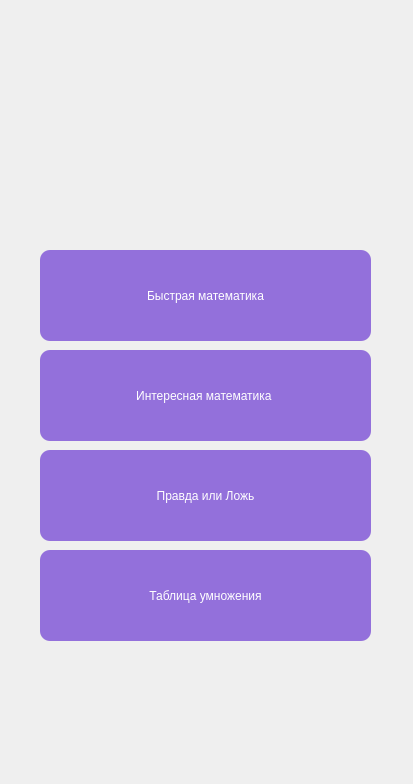
<?xml version="1.0" encoding="UTF-8"?>
<ui version="4.0">
 <class>three</class>
 <widget class="QDialog" name="three">
  <property name="geometry">
   <rect>
    <x>0</x>
    <y>0</y>
    <width>413</width>
    <height>784</height>
   </rect>
  </property>
  <property name="windowTitle">
   <string>Главное меню</string>
  </property>
  <property name="whatsThis">
   <string notr="true">background-color: rgb(255, 255, 255);</string>
   <string>&lt;html&gt;&lt;head/&gt;&lt;body&gt;&lt;p&gt;&lt;br/&gt;&lt;/p&gt;&lt;/body&gt;&lt;/html&gt;</string>
  </property>
  <property name="autoFillBackground">
   <bool>false</bool>
  </property>
  <widget class="QPushButton" name="pushButton_2">
   <property name="geometry">
    <rect>
     <x>40</x>
     <y>450</y>
     <width>331</width>
     <height>91</height>
    </rect>
   </property>
   <property name="styleSheet">
    <string notr="true">border-radius: 10px;
font: 15pt &quot;STXihei&quot;;
    color: white;
    transition: .2s linear;
    background: #9370DB;
 box-shadow: 0 0 0 2px white, 0 0 0 4px #3C82F8;</string>
   </property>
   <property name="text">
    <string>Правда или Ложь</string>
   </property>
  </widget>
  <widget class="QPushButton" name="pushButton_3">
   <property name="geometry">
    <rect>
     <x>40</x>
     <y>250</y>
     <width>331</width>
     <height>91</height>
    </rect>
   </property>
   <property name="styleSheet">
    <string notr="true">border-radius: 10px;
font: 15pt &quot;STXihei&quot;;
    color: white;
    transition: .2s linear;
    background: #9370DB;
 box-shadow: 0 0 0 2px white, 0 0 0 4px #3C82F8;</string>
   </property>
   <property name="text">
    <string>Быстрая математика</string>
   </property>
  </widget>
  <widget class="QPushButton" name="pushButton_5">
   <property name="geometry">
    <rect>
     <x>40</x>
     <y>350</y>
     <width>331</width>
     <height>91</height>
    </rect>
   </property>
   <property name="styleSheet">
    <string notr="true">border-radius: 10px;
font: 15pt &quot;STXihei&quot;;
    color: white;
    transition: .2s linear;
    background: #9370DB;
 box-shadow: 0 0 0 2px white, 0 0 0 4px #3C82F8;</string>
   </property>
   <property name="text">
    <string>Интересная математика </string>
   </property>
  </widget>
  <widget class="QPushButton" name="pushButton_6">
   <property name="geometry">
    <rect>
     <x>40</x>
     <y>550</y>
     <width>331</width>
     <height>91</height>
    </rect>
   </property>
   <property name="styleSheet">
    <string notr="true">border-radius: 10px;
font: 15pt &quot;STXihei&quot;;
    color: white;
    transition: .2s linear;
    background: #9370DB;
 box-shadow: 0 0 0 2px white, 0 0 0 4px #3C82F8;</string>
   </property>
   <property name="text">
    <string>Таблица умножения</string>
   </property>
  </widget>
 </widget>
 <resources/>
 <connections/>
</ui>
